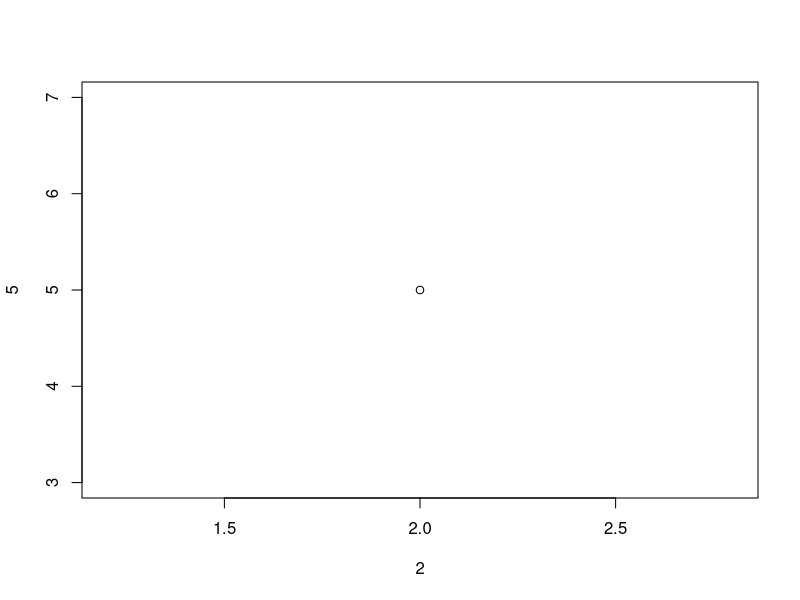
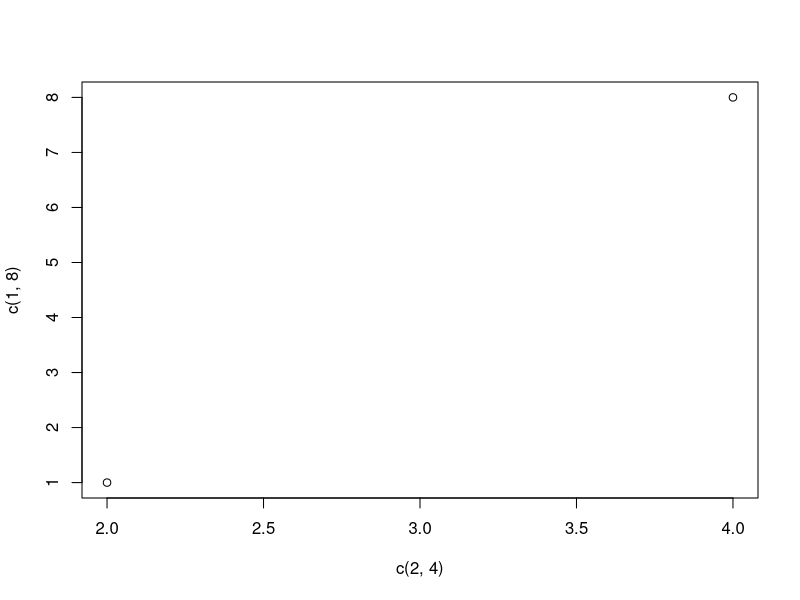
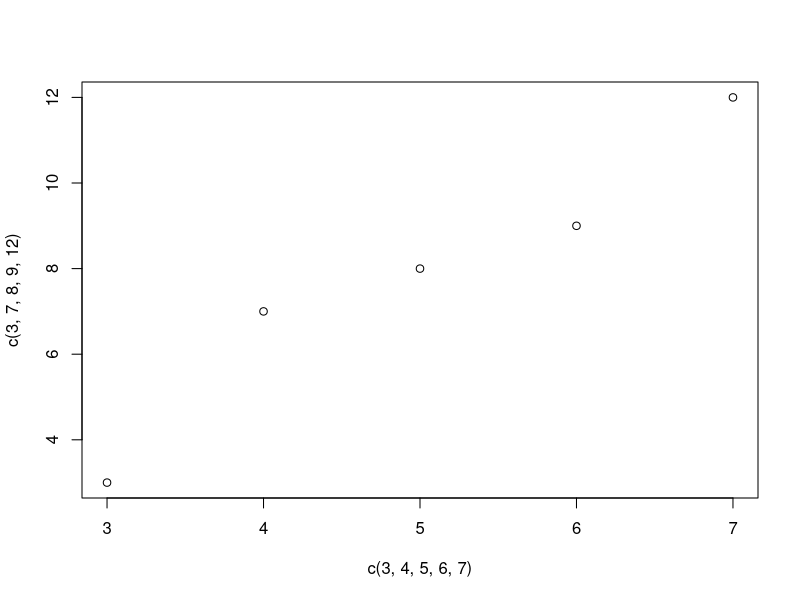
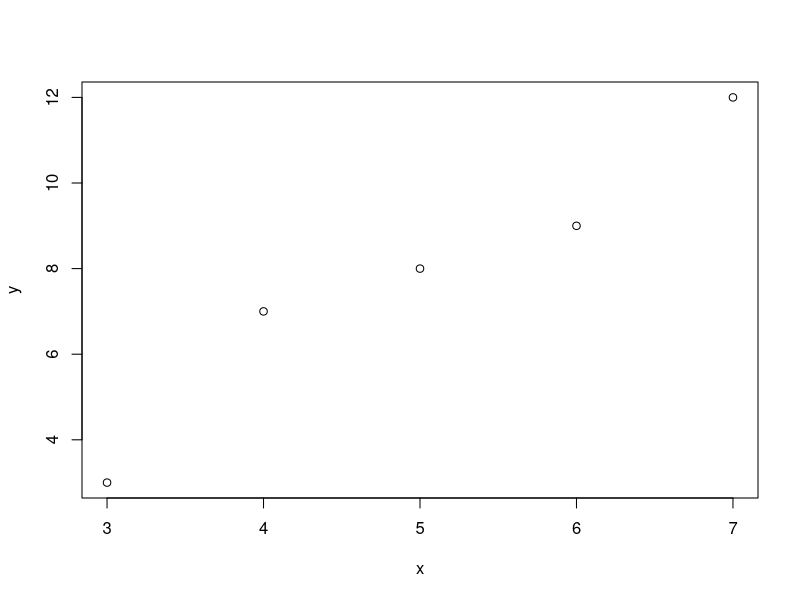
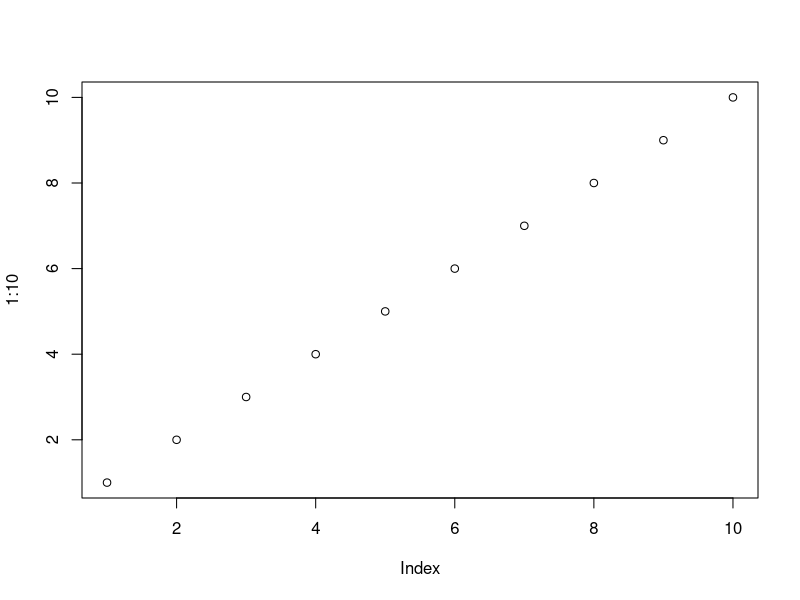
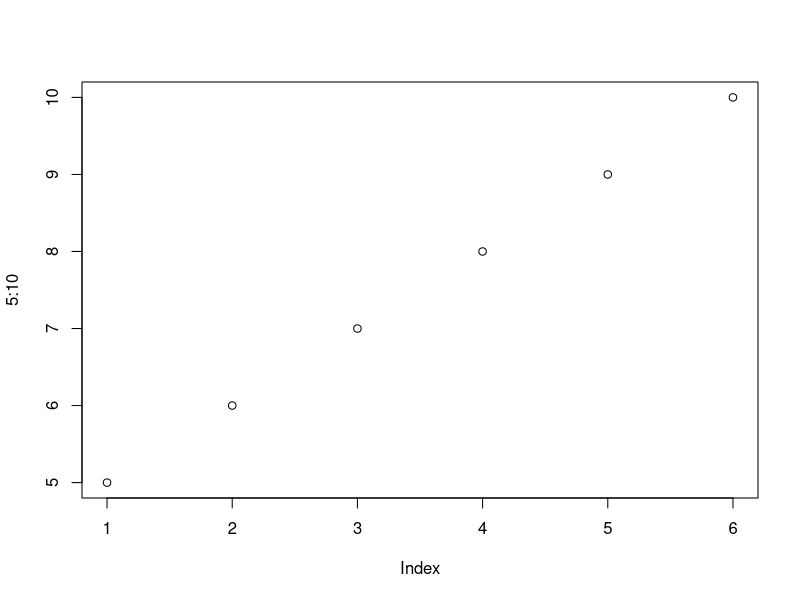
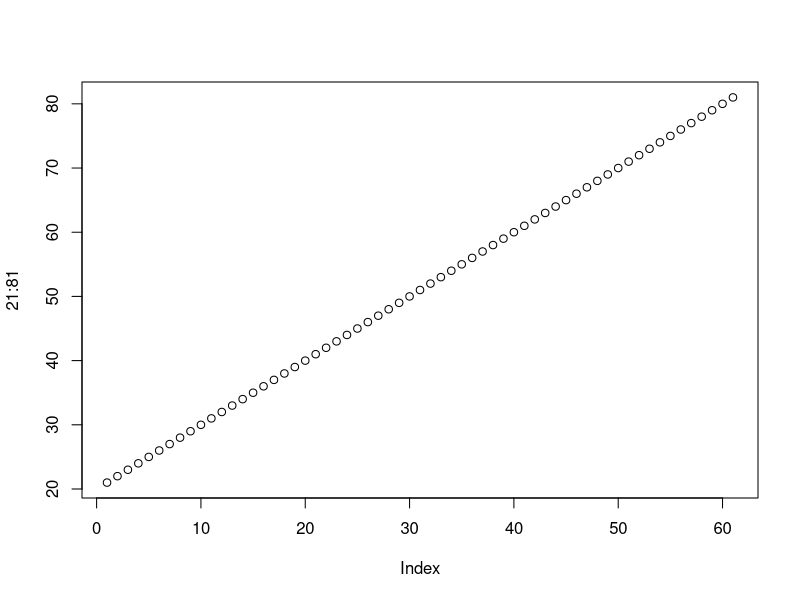

Recreate these plots in R, in order. (Note: this script raises an error after producing the figures.)
#R Graphics 
#PLOT Function
#The plot() function is used to draw points (markers) in a diagram. The function takes parameters for specifying points in the diagram. 
#Parameter 1 specifies points on the x-axis.
#Parameter 2 specifies points on the y-axis.
#At its simplest, you can use the plot() function to plot two numbers against each other:

plot(2,5)

#To draw more points, use vectors
plot(c(2, 4), c(1, 8))

#Multiple Points
#You can plot as many points as you like, just make sure you have the same number of points in both axis:
  
plot(c(3, 4, 5, 6, 7), c(3, 7, 8, 9, 12))

#For better organization, when you have many values, it is better to use variables:

x <- c(3, 4, 5, 6, 7)
y <- c(3, 7, 8, 9, 12)

plot(x, y)

#Sequences of Points
#If you want to draw dots in a sequence, on both the x-axis and the y-axis, use the : operator:

plot(1:10)  
plot(5:10)
plot(21:81)

#Draw a Line
#The plot() function also takes a type parameter with the value l to draw a line to connect all the points in the diagram:
  
plot(1:10, type="1")

#Plot Labels
#The plot() function also accept other parameters, such as main, xlab and ylab if you want to customize the graph with a main title and different labels for the x and y-axis:
  
plot(1:10, main="My Graph", xlab="The x-axis", ylab="The y axis")

#Graph Appearance
#There are many other parameters you can use to change the appearance of the points.

#Colors Use col="color" to add a color to the points:
  
plot(1:10, col="red")

#Size
#Use cex=number to change the size of the points (1 is default, while 0.5 means 50% smaller, and 2 means 100% larger):
  
plot(1:10, cex=2)

#Point Shape
#Use pch with a value from 0 to 25 to change the point shape format:
  
plot(1:10, pch=25, cex=2)

##Line Graphs
#A line graph has a line that connects all the points in a diagram.
#To create a line, use the plot() function and add the type parameter with a value of "l":
  
plot(1:10, type="l")

#Line Color
#The line color is black by default. To change the color, use the col parameter:
  
plot(1:10, type="l", col="blue")

#Line Width
#To change the width of the line, use the lwd parameter (1 is default, while 0.5 means 50% smaller, and 2 means 100% larger):
  
plot(1:10, type="l", lwd=2)

#Line Styles
#The line is solid by default. Use the lty parameter with a value from 0 to 6 to specify the line format.
#For example, lty=3 will display a dotted line instead of a solid line:
  
plot(1:10, type="l", lwd=5, lty=3)

#Available parameter values for lty:

# 0 removes the line
# 1 displays a solid line
# 2 displays a dashed line
# 3 displays a dotted line
#4 displays a "dot dashed" line
#5 displays a "long dashed" line
#6 displays a "two dashed" line

#Multiple Lines
#To display more than one line in a graph, use the plot() function together with the lines() function:
  
line1 <- c(1,2,3,4,5,10)
line2 <- c(2,5,7,8,9,10)

plot(line1, type = "l", col = "blue")
lines(line2, type="l", col = "red")

##Pie Charts
#A pie chart is a circular graphical view of data.
#Use the pie() function to draw pie charts:
  
# Create a vector of pies
x <- c(10,20,30,40)

# Display the pie chart
pie(x)

#Example Explained
#As you can see the pie chart draws one pie for each value in the vector (in this case 10, 20, 30, 40).

#By default, the plotting of the first pie starts from the x-axis and move counterclockwise.

#Note: The size of each pie is determined by comparing the value with all the other values, by using this formula:
  #The value divided by the sum of all values: x/sum(x)

#Start Angle
#You can change the start angle of the pie chart with the init.angle parameter.

#The value of init.angle is defined with angle in degrees, where default angle is 0.

#Start the first pie at 90 degrees:
  
  # Create a vector of pies
  x <- c(10,20,30,40)

# Display the pie chart and start the first pie at 90 degrees
pie(x, init.angle = 90)

#Labels and Header
#Use the label parameter to add a label to the pie chart, and use the main parameter to add a header:
  
# Create a vector of pies
x <- c(10,20,30,40)

# Create a vector of labels
mylabel <- c("Apples", "Bananas", "Cherries", "Dates")

# Display the pie chart with labels
pie(x, label = mylabel, main = "Fruits")

#Colors
#You can add a color to each pie with the col parameter:
  
# Create a vector of colors
colors <- c("blue", "violet", "green", "red")

# Display the pie chart with colors
pie(x, label = mylabel, main = "Fruits", col = colors)

#Legend
#To add a list of explanation for each pie, use the legend() function:
  
# Create a vector of labels
mylabel <- c("Apples", "Bananas", "Cherries", "Dates")

# Create a vector of colors
colors <- c("tomato", "steelblue", "green", "red")

# Display the pie chart with colors
pie(x, label = mylabel, main = "Pie Chart", col = colors)

# Display the explanation box
legend("bottomright", mylabel, fill = colors)

#The legend can be positioned as either:
#bottomright, bottom, bottomleft, left, topleft, top, topright, right, center
